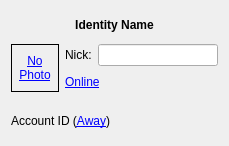
<ui version="4.0" >
 <class>IdentityStatusBase</class>
 <widget class="QWidget" name="IdentityStatusBase" >
  <property name="geometry" >
   <rect>
    <x>0</x>
    <y>0</y>
    <width>229</width>
    <height>146</height>
   </rect>
  </property>
  <layout class="QVBoxLayout" >
   <item>
    <widget class="QLabel" name="identityName" >
     <property name="minimumSize" >
      <size>
       <width>0</width>
       <height>20</height>
      </size>
     </property>
     <property name="font" >
      <font>
       <weight>75</weight>
       <bold>true</bold>
      </font>
     </property>
     <property name="text" >
      <string>Identity Name</string>
     </property>
     <property name="alignment" >
      <set>Qt::AlignCenter</set>
     </property>
    </widget>
   </item>
   <item>
    <layout class="QGridLayout" >
     <item rowspan="2" row="0" column="0" >
      <widget class="QLabel" name="photo" >
       <property name="minimumSize" >
        <size>
         <width>48</width>
         <height>48</height>
        </size>
       </property>
       <property name="maximumSize" >
        <size>
         <width>48</width>
         <height>48</height>
        </size>
       </property>
       <property name="frameShape" >
        <enum>QFrame::Box</enum>
       </property>
       <property name="text" >
        <string>&lt;a href="identity::getavatar">No Photo&lt;/a></string>
       </property>
       <property name="textFormat" >
        <enum>Qt::RichText</enum>
       </property>
       <property name="scaledContents" >
        <bool>true</bool>
       </property>
       <property name="alignment" >
        <set>Qt::AlignCenter</set>
       </property>
       <property name="wordWrap" >
        <bool>true</bool>
       </property>
      </widget>
     </item>
     <item row="0" column="1" >
      <layout class="QHBoxLayout" >
       <item>
        <widget class="QLabel" name="nickLabel" >
         <property name="text" >
          <string>Nick:</string>
         </property>
         <property name="buddy" >
          <cstring>nickName</cstring>
         </property>
        </widget>
       </item>
       <item>
        <widget class="QLineEdit" name="nickName" />
       </item>
      </layout>
     </item>
     <item row="1" column="1" >
      <widget class="QLabel" name="identityStatus" >
       <property name="text" >
        <string>&lt;a href="identity:status">&lt;img src=identityStatus> Online&lt;/a></string>
       </property>
       <property name="textFormat" >
        <enum>Qt::RichText</enum>
       </property>
       <property name="scaledContents" >
        <bool>false</bool>
       </property>
       <property name="alignment" >
        <set>Qt::AlignLeading|Qt::AlignLeft|Qt::AlignVCenter</set>
       </property>
      </widget>
     </item>
    </layout>
   </item>
   <item>
    <spacer>
     <property name="orientation" >
      <enum>Qt::Vertical</enum>
     </property>
     <property name="sizeType" >
      <enum>QSizePolicy::Fixed</enum>
     </property>
     <property name="sizeHint" >
      <size>
       <width>20</width>
       <height>10</height>
      </size>
     </property>
    </spacer>
   </item>
   <item>
    <widget class="QLabel" name="accounts" >
     <property name="text" >
      <string>&lt;img src="account"> Account ID (&lt;a href="account:onlineStatus">Away&lt;/a>)</string>
     </property>
     <property name="textFormat" >
      <enum>Qt::RichText</enum>
     </property>
     <property name="wordWrap" >
      <bool>true</bool>
     </property>
    </widget>
   </item>
  </layout>
 </widget>
 <resources/>
 <connections/>
</ui>
